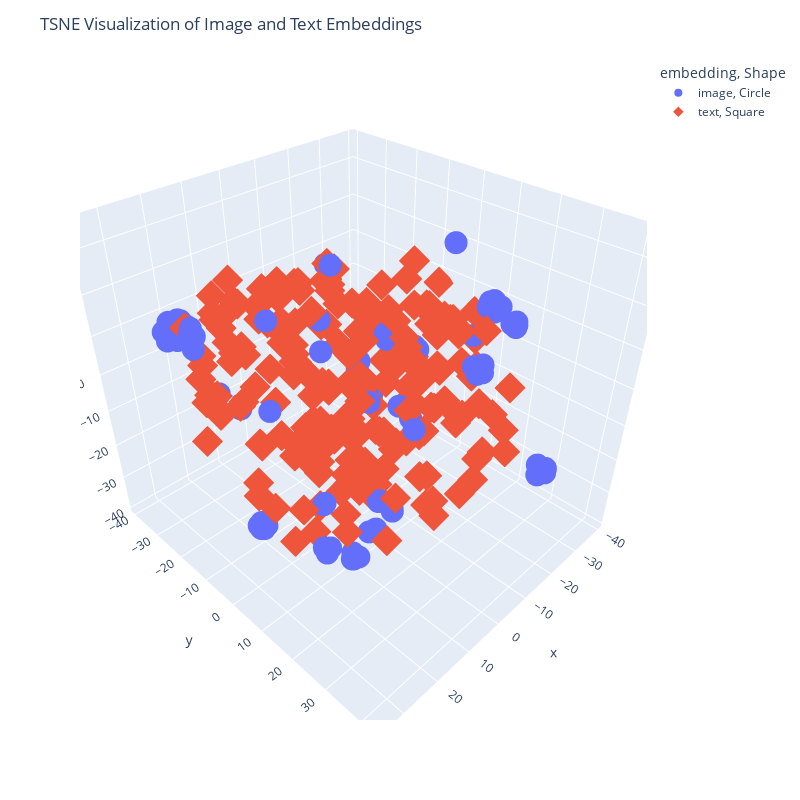

This figure's notebook cell:
### Code cell
fig = vis._show_tsne(im_tsne[:200,:], text_tsne[:200,:])
fig.update_layout(title="TSNE Visualization of Image and Text Embeddings", height=800, width=800)
fig.show()

### Figure 1 — Plotly figure (JSON) as saved in the notebook; plotly's stock layout.template omitted (floating-point values rounded to 4 significant figures; data arrays with more than 128 entries replaced by an {"elided": "..."} marker saying what was removed)
{"data": [{"hovertemplate": "embedding=image<br>Shape=Circle<br>x=%{x}<br>y=%{y}<br>z=%{z}<extra></extra>", "legendgroup": "image, Circle", "marker": {"color": "#636efa", "symbol": "circle"}, "mode": "markers", "name": "image, Circle", "scene": "scene", "showlegend": true, "type": "scatter3d", "x": {"elided": "200 float values"}, "y": {"elided": "200 float values"}, "z": {"elided": "200 float values"}}, {"hovertemplate": "embedding=text<br>Shape=Square<br>x=%{x}<br>y=%{y}<br>z=%{z}<extra></extra>", "legendgroup": "text, Square", "marker": {"color": "#EF553B", "symbol": "diamond"}, "mode": "markers", "name": "text, Square", "scene": "scene", "showlegend": true, "type": "scatter3d", "x": {"elided": "200 float values"}, "y": {"elided": "200 float values"}, "z": {"elided": "200 float values"}}], "layout": {"height": 800, "legend": {"title": {"text": "embedding, Shape"}, "tracegroupgap": 0}, "margin": {"t": 60}, "scene": {"domain": {"x": [0, 1], "y": [0, 1]}, "xaxis": {"title": {"text": "x"}}, "yaxis": {"title": {"text": "y"}}, "zaxis": {"title": {"text": "z"}}}, "title": {"text": "TSNE Visualization of Image and Text Embeddings"}, "width": 800}}
